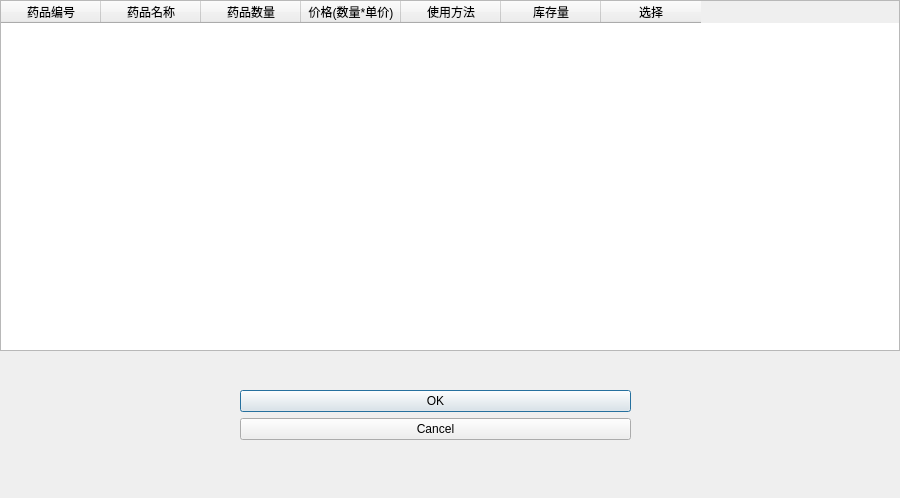
<?xml version="1.0" encoding="UTF-8"?>
<ui version="4.0">
 <class>historyMedicineDialog</class>
 <widget class="QDialog" name="historyMedicineDialog">
  <property name="geometry">
   <rect>
    <x>0</x>
    <y>0</y>
    <width>900</width>
    <height>498</height>
   </rect>
  </property>
  <property name="windowTitle">
   <string>历史药方</string>
  </property>
  <widget class="QDialogButtonBox" name="buttonBox">
   <property name="geometry">
    <rect>
     <x>240</x>
     <y>390</y>
     <width>391</width>
     <height>61</height>
    </rect>
   </property>
   <property name="orientation">
    <enum>Qt::Vertical</enum>
   </property>
   <property name="standardButtons">
    <set>QDialogButtonBox::Cancel|QDialogButtonBox::Ok</set>
   </property>
  </widget>
  <widget class="QTableWidget" name="tableWidget">
   <property name="geometry">
    <rect>
     <x>0</x>
     <y>0</y>
     <width>900</width>
     <height>351</height>
    </rect>
   </property>
   <column>
    <property name="text">
     <string>药品编号</string>
    </property>
    <property name="textAlignment">
     <set>AlignCenter</set>
    </property>
   </column>
   <column>
    <property name="text">
     <string>药品名称</string>
    </property>
    <property name="textAlignment">
     <set>AlignCenter</set>
    </property>
   </column>
   <column>
    <property name="text">
     <string>药品数量</string>
    </property>
    <property name="textAlignment">
     <set>AlignCenter</set>
    </property>
   </column>
   <column>
    <property name="text">
     <string>价格(数量*单价)</string>
    </property>
    <property name="textAlignment">
     <set>AlignCenter</set>
    </property>
   </column>
   <column>
    <property name="text">
     <string>使用方法</string>
    </property>
    <property name="textAlignment">
     <set>AlignCenter</set>
    </property>
   </column>
   <column>
    <property name="text">
     <string>库存量</string>
    </property>
    <property name="textAlignment">
     <set>AlignCenter</set>
    </property>
   </column>
   <column>
    <property name="text">
     <string>选择</string>
    </property>
    <property name="textAlignment">
     <set>AlignCenter</set>
    </property>
   </column>
  </widget>
 </widget>
 <resources/>
 <connections>
  <connection>
   <sender>buttonBox</sender>
   <signal>accepted()</signal>
   <receiver>historyMedicineDialog</receiver>
   <slot>accept()</slot>
   <hints>
    <hint type="sourcelabel">
     <x>248</x>
     <y>254</y>
    </hint>
    <hint type="destinationlabel">
     <x>157</x>
     <y>274</y>
    </hint>
   </hints>
  </connection>
  <connection>
   <sender>buttonBox</sender>
   <signal>rejected()</signal>
   <receiver>historyMedicineDialog</receiver>
   <slot>reject()</slot>
   <hints>
    <hint type="sourcelabel">
     <x>316</x>
     <y>260</y>
    </hint>
    <hint type="destinationlabel">
     <x>286</x>
     <y>274</y>
    </hint>
   </hints>
  </connection>
 </connections>
</ui>
